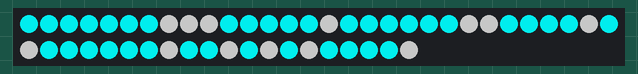
Bench run of a sketch on a simulated Arduino Uno, built with avr-gcc and run on an emulated ATmega328P. Shown: 50 RGB LEDs in strip order, left to right, continuing on the next row. The strip is taken to match the declared colour order; random numbers use the default seed unless the sketch sets one.

Above: at 4.34 s.
At 8.3 s:
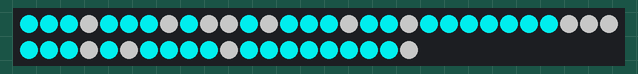
At 12.25 s:
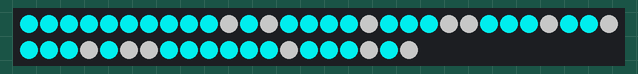
At 21.63 s:
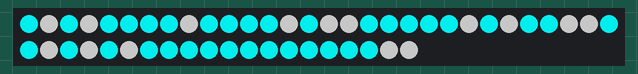
At 29.53 s:
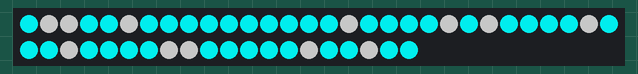
At 38.2 s:
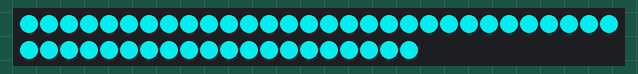

Measured:
- what the display in image 5 shows lasts 1.0 s, from 38.2 s to 39.2 s

The sketch:

skying.ino
```cpp
#include <Adafruit_NeoPixel.h>
#define PIN 6
#define NUMPIXELS 50
#define DELAYVAL 50
Adafruit_NeoPixel pixels(NUMPIXELS, PIN, NEO_RGB + NEO_KHZ800);
#define FARBE pixels.Color(0, 200, 200)
#define VARIATION 0.2

static int FARBE2[] = {70,70,70};

void setup() {
	pixels.begin();
	colorWipe(FARBE);
	delay(1000);
}

void loop() {
	randomSparkle(15, FARBE, FARBE2, 2);
	delay(1000);
}

void colorWipe(uint32_t color) {
	for (int i = 0; i < NUMPIXELS; i++) {
		pixels.setPixelColor(i, color);
		pixels.show();
		delay(DELAYVAL);
	}
}

void randomSparkle(int amount, uint32_t bg, int * color, int times) {
	int rndPixel[amount];
	for (int i = 0; i < amount; i++) {
		rndPixel[i] = random(0,50);
	}
	uint32_t * colors = colorField(color);
	for (int h = 0; h < times; h++) {
		// All pixels get set from the dimmest to the brightest color
		for (int i = 0; i < 5; i++) {
		for (int j = 0; j < amount; j++) {
			pixels.setPixelColor(rndPixel[j], colors[i]);
		}
		pixels.show();
		delay(125);
		}
		delay(200);
		// All pixels get set from the brightest to the dimmest color
		for (int i = 4; i > -1; i--) {
		for (int j = 0; j < amount; j++) {
			pixels.setPixelColor(rndPixel[j], colors[i]);
		}
		pixels.show();
		delay(125);
		}
	}
	// Reset all pixels to original color
	for (int i = 0; i < amount; i++) {
		pixels.setPixelColor(rndPixel[i], bg);
	}
	pixels.show();
}

uint32_t* colorField(int* rgb) {
	static uint32_t array[5];
	int rgbCopy[] = { rgb[0], rgb[1], rgb[2] };
	for (int i = 0; i < 5; i++) {
		for (int j = 0; j < 3; j++) {
		rgbCopy[j] = rgb[j] * (1-2*VARIATION + VARIATION * i);
		if (rgbCopy[j] < 0) rgbCopy[j] = 0;
		else if (rgbCopy[j] > 255) rgbCopy[j] = 255;
		}
		array[i] = pixels.Color(rgbCopy[0], rgbCopy[1], rgbCopy[2]);
	}
	return array;
}
```
